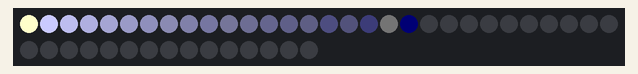
Bench run of a sketch on a simulated ESP8266 (NodeMCU). Parts: 45 RGB LEDs in strip order, left to right, continuing on the next row.

Above: at 0.15 s.
At 5.95 s:
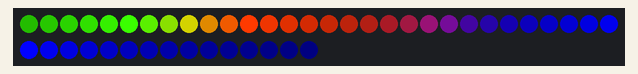
At 8.96 s:
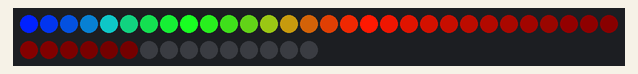
At 19.48 s:
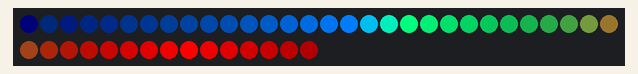
At 30.0 s:
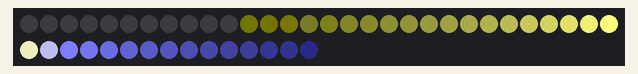
At 39.0 s:
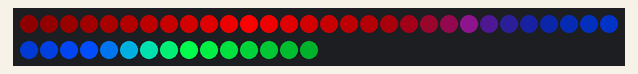

The sketch:

ida_vuelta_cadencias_led_RBG_espMini.ino
```cpp
#include <Adafruit_NeoPixel.h>
#ifdef __AVR__
#include <avr/power.h> // Required for 16 MHz Adafruit Trinket
#endif

int LED_PIN = D6 ;
float potencia = 10;
float brilloGeneral = 1. ;
int cantPixeles =  45;
long marcaTiempoR, marcaTiempoG, marcaTiempoB;
long tiempoActual;
long marcaTiempoFrec, muestreo = 25;
float thresh = 0.; //en num normalizados
int esperaR = 500, esperaG = 1000 , esperaB = 100;
int indiceR = 0;
int indiceG = 0;
int indiceB = 0;
float frecSeno = 0.0005;
bool direccionR = true;
bool direccionG = true;
bool direccionB = true;
bool rampa = false;

Adafruit_NeoPixel strip(cantPixeles, LED_PIN, NEO_GRB + NEO_KHZ800);

void setup() {
  // put your setup code here, to run once:
  strip.begin();           // INITIALIZE NeoPixel strip object (REQUIRED)
  strip.show();            // Turn OFF all pixels ASAP
  tiempoActual = millis();
  marcaTiempoR = tiempoActual;
  marcaTiempoG = tiempoActual;
  marcaTiempoB = tiempoActual;
  marcaTiempoFrec = tiempoActual;
  Serial.begin(115200);

}

void loop() {
  // put your main code here, to run repeatedly:
  tiempoActual = millis();

  //contador desplazamiento led
  if (tiempoActual > marcaTiempoR + esperaR) {
    if (rampa) {
      indiceR++;
      if (indiceR == cantPixeles - 1)indiceR = 0;
    } else {
      if (indiceR == cantPixeles - 1)direccionR = !direccionR;
      if (indiceR == 0 && !direccionR)direccionR = !direccionR;
      if (direccionR)indiceR ++;
      else indiceR--;
    }
    marcaTiempoR = millis();
  }
  if (tiempoActual > marcaTiempoG + esperaG) {
    if (rampa) {
      indiceG++;
      if (indiceG == cantPixeles - 1)indiceG = 0;
    } else {
      if (indiceG == cantPixeles - 1)direccionG = !direccionG;
      if (indiceG == 0 && !direccionG)direccionG = !direccionG;
      if (direccionG)indiceG ++;
      else indiceG--;
    }
    marcaTiempoG = millis();
  }
  if (tiempoActual > marcaTiempoB + esperaB) {
    if (rampa) {
      indiceB++;
      if (indiceB == cantPixeles - 1)indiceB = 0;
    } else {
      if (indiceB == cantPixeles - 1)direccionB = !direccionB;
      if (indiceB == 0 && !direccionB)direccionB = !direccionB;
      if (direccionB)indiceB ++;
      else indiceB--;
    }
    marcaTiempoB = millis();
  }
  //(cantPixeles - 1) - indice
  // contador muestreo de brillo y led
  if (tiempoActual > marcaTiempoFrec + muestreo) {
    for (int i = 0 ; i < cantPixeles; i++) {

      // float brillo = (sin(float(tiempoActual) * frecSeno * PI * 2. ) * 0.5 + .5) * 255.;
      float r = pow((float(cantPixeles - 1) - abs(i - indiceR)) / float(cantPixeles - 1), potencia) ;
      if (r <= thresh) r = 0.0;
      r*= 255. *brilloGeneral ;
      float g = pow((float(cantPixeles - 1) - abs(i - indiceG)) / float(cantPixeles - 1), potencia) ;
      if (g <= thresh) g = 0.0;
      g*= 255. *brilloGeneral ;

      float b = pow((float(cantPixeles - 1) - abs(i - indiceB)) / float(cantPixeles - 1), potencia) ;
      if (b <= thresh) b = 0.0;
      b *= 255. *brilloGeneral ;

      strip.setPixelColor(i, strip.Color(  r, g, b));         //  Set pixel's color (in RAM)
    }
    strip.show();

    marcaTiempoFrec = tiempoActual;
  }
}
```
